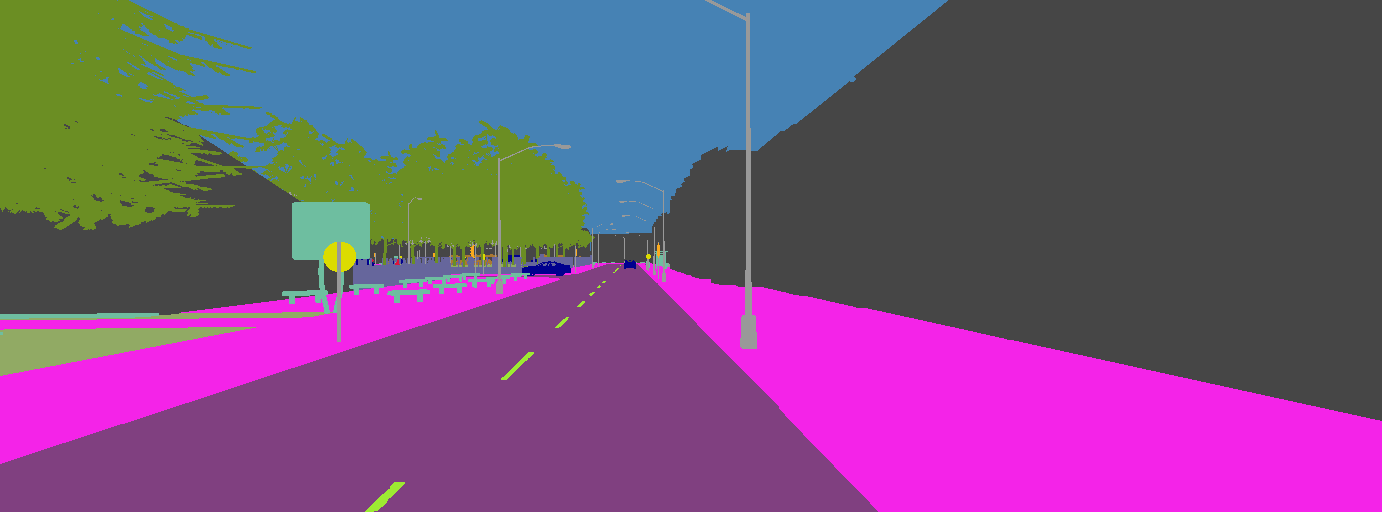
#> input picture test.png, 1382 x 512 px; its folder holds only this picture in this run
$ python -i yolov5_helper.py   (imports and definitions only)
#> lines starting #> are read from the running program, lines starting #| are printed output that depends on the picture; after the words box and inside, x2 and y2 are one past the last pixel; in counts of white or black regions, pixels touching at a corner belong together
#> further down, picture is the input picture: shape (512, 1382, 3); mean B, G, R 125.3, 81.5, 117.7
#> in check_color, `hsv = cv2.cvtColor(img, cv2.COLOR_BGR2HSV)`: hsv: shape (512, 1382, 3); mean H, S, V 76.1, 107.9, 139.2
#!/usr/bin/python3
import argparse
import os
import time

import cv2
import glob
import sys
from pathlib import Path
import numpy as np
import pandas as pd
import yaml


class YoloConfig:
    rectangle_pixels_min = 150
    color_pixels_min = 30


LABEL_DATAFRAME = pd.DataFrame(columns=['raw_value', 'color', 'coco_names_index'],
                               data=[
                                     # [ 4, (220, 20, 60), 0],
                                     [18, (250, 170, 30), 0],
                                    #  [12, (220, 220,  0), 80],
                                    # [5, (0, 0, 142), 0],
                                    # [5, (220, 20, 60), 1],
                                    # [5, (220, 220, 0), 2],
                                    # [5, (250, 170, 30), 3],
                                    # [18, (250, 170, 30), 4],
                                    # [12, (220, 220,  0), 5],
                               ])

TL_LIGHT_LABEL = {'DEFAULT': 9,
                  'RED': 82,
                  'GREEN': 81}
# TL_LIGHT_LABEL = {'DEFAULT': 0,
#                   'RED': 1,
#                   'GREEN': 2}

LABEL_COLORS = np.array([
    # (220, 20, 60),   # Pedestrian
    # (0, 0, 142),     # Vehicle
    # (220, 220, 0),   # TrafficSign -> COCO INDEX
    (250, 170, 30),  # TrafficLight
])

COCO_NAMES = ['person', 'bicycle', 'car', 'motorcycle', 'airplane', 'bus', 'train', 'truck', 'boat',
              'traffic light', 'fire hydrant', 'stop sign', 'parking meter', 'bench', 'bird', 'cat', 'dog',
              'horse', 'sheep', 'cow', 'elephant', 'bear', 'zebra', 'giraffe', 'backpack', 'umbrella',
              'handbag', 'tie', 'suitcase', 'frisbee', 'skis', 'snowboard', 'sports ball', 'kite',
              'baseball bat', 'baseball glove', 'skateboard', 'surfboard',
              'tennis racket', 'bottle', 'wine glass', 'cup', 'fork', 'knife', 'spoon', 'bowl', 'banana',
              'apple',
              'sandwich', 'orange', 'broccoli', 'carrot', 'hot dog', 'pizza', 'donut', 'cake', 'chair', 'couch',
              'potted plant', 'bed', 'dining table', 'toilet', 'tv', 'laptop', 'mouse', 'remote', 'keyboard',
              'cell phone',
              'microwave', 'oven', 'toaster', 'sink', 'refrigerator', 'book', 'clock', 'vase', 'scissors',
              'teddy bear',
              'hair drier', 'toothbrush', 'traffic sign', 'traffic light green', 'traffic light red']
TRACFFIC_LIGHTS = ['traffic light', "traffic light red", "traffic light green"]

def decrease_brightness(img, value=30):
#> called with value = 80
    h, s, v = cv2.split(img)
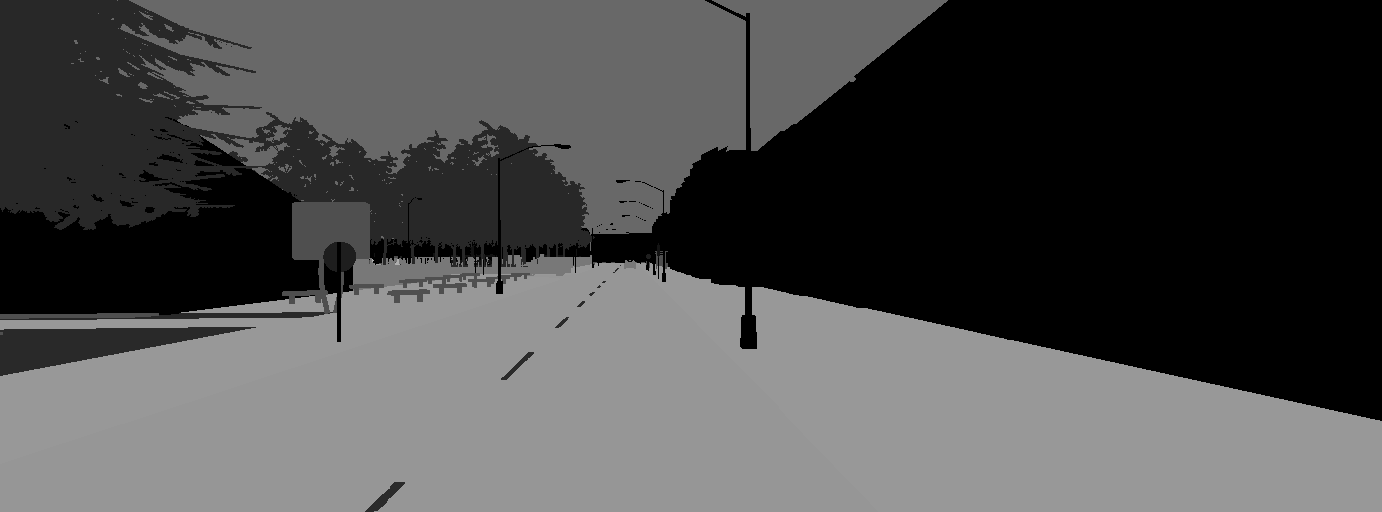
#> h: shape (512, 1382); min 0, max 174, mean 76.1
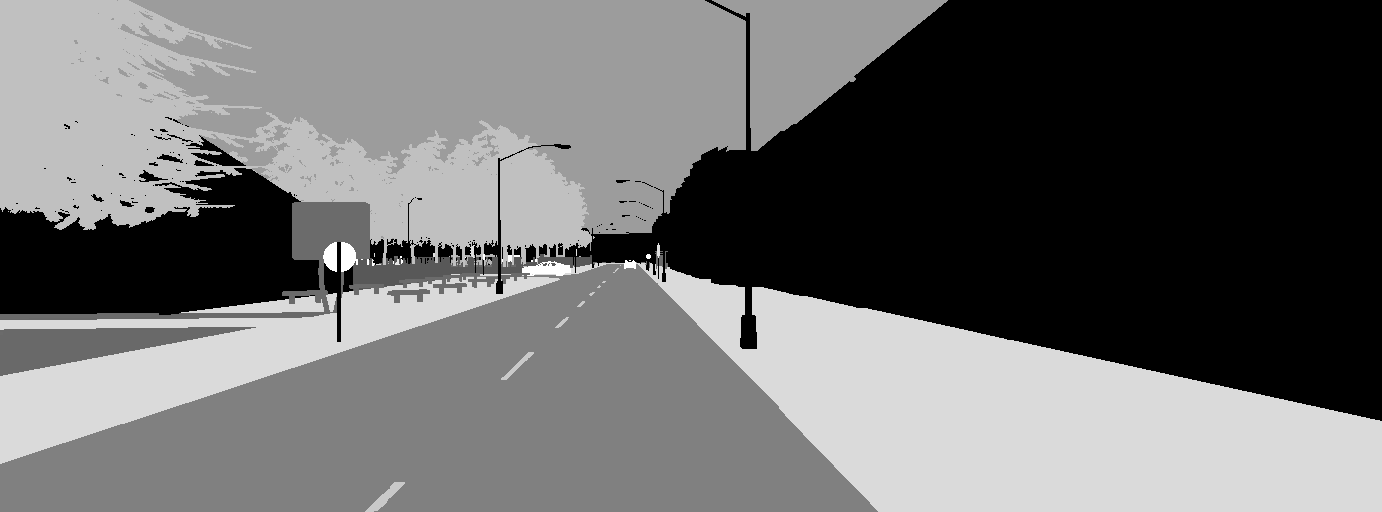
#> s: shape (512, 1382); min 0, max 255, mean 107.9
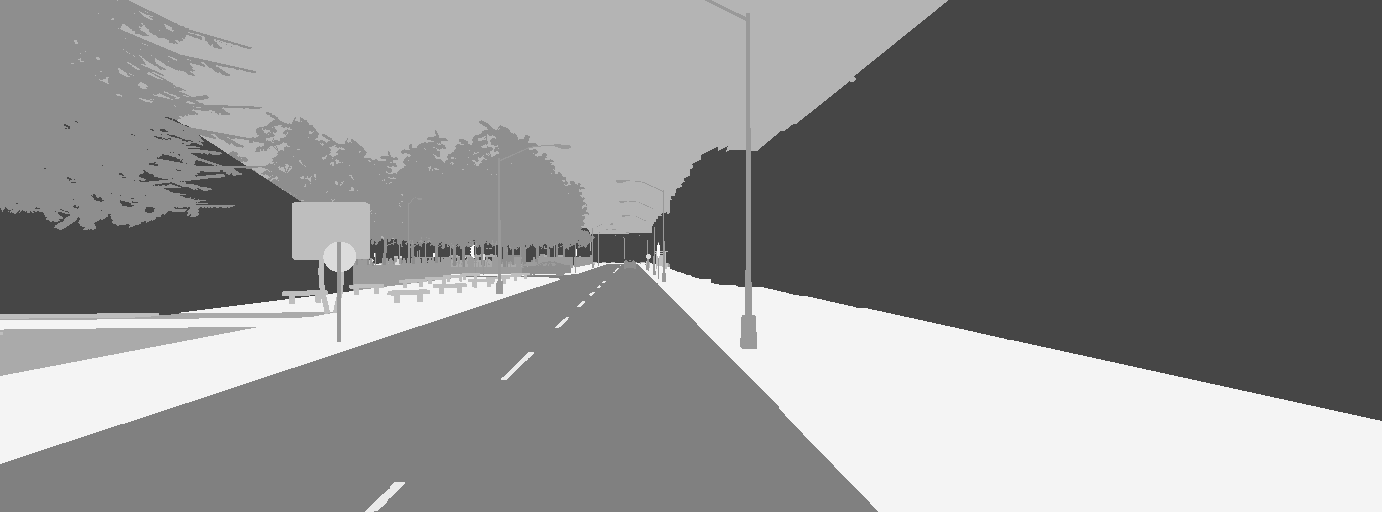
#> v: shape (512, 1382); min 70, max 250, mean 139.2
    lim = 0 + value
    v[v < lim] = lim
    v[v >= lim] -= lim
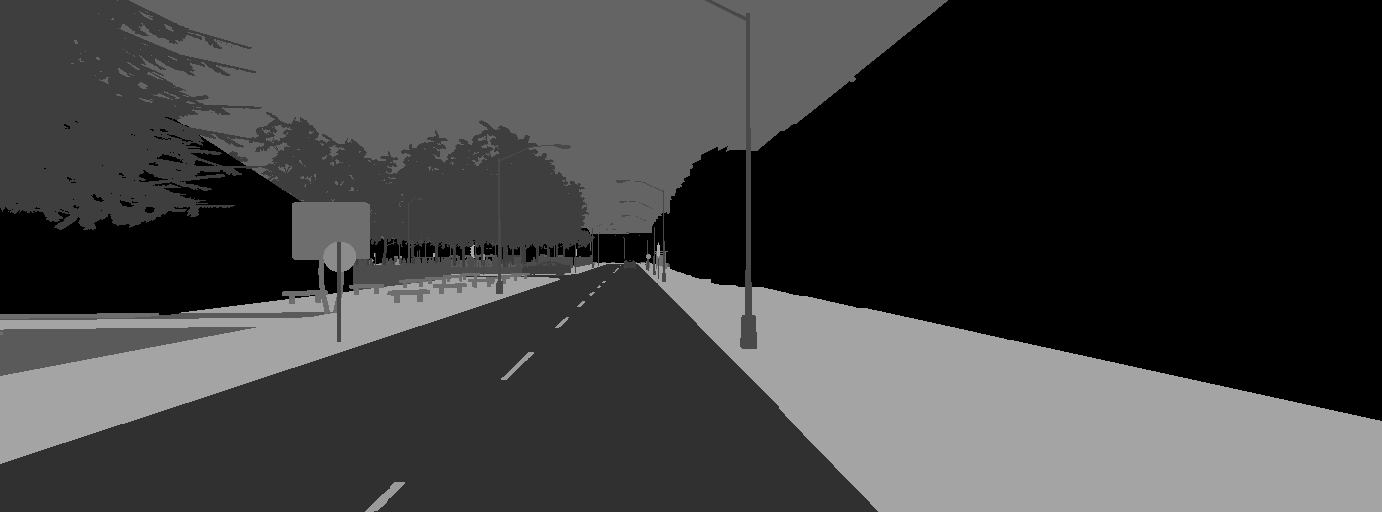
#> v: shape (512, 1382); min 0, max 170, mean 62.7
    final_hsv = cv2.merge((h, s, v))
#> final_hsv: shape (512, 1382, 3); mean H, S, V 76.1, 107.9, 62.7
    return final_hsv

def bound_car(img):
    hsv = cv2.cvtColor(img, cv2.COLOR_BGR2HSV)
    hsv_img = decrease_brightness(hsv, 80)


def check_color(img):
    hsv = cv2.cvtColor(img, cv2.COLOR_BGR2HSV)
    hsv_img = decrease_brightness(hsv, 80)

    red_min = np.array([0, 5, 150])
    red_max = np.array([15, 255, 255])
    red_min_2 = np.array([175, 5, 150])
    red_max_2 = np.array([180, 255, 255])

    yellow_min = np.array([25, 5, 150])
    yellow_max = np.array([35, 180, 255])

    green_min = np.array([35, 5, 150])
    green_max = np.array([90, 255, 255])

    red_thresh = cv2.inRange(hsv_img, red_min, red_max) + cv2.inRange(hsv_img, red_min_2, red_max_2)
#> red_thresh: shape (512, 1382); every value is 0
    yellow_thresh = cv2.inRange(hsv_img, yellow_min, yellow_max)
    green_thresh = cv2.inRange(hsv_img, green_min, green_max)
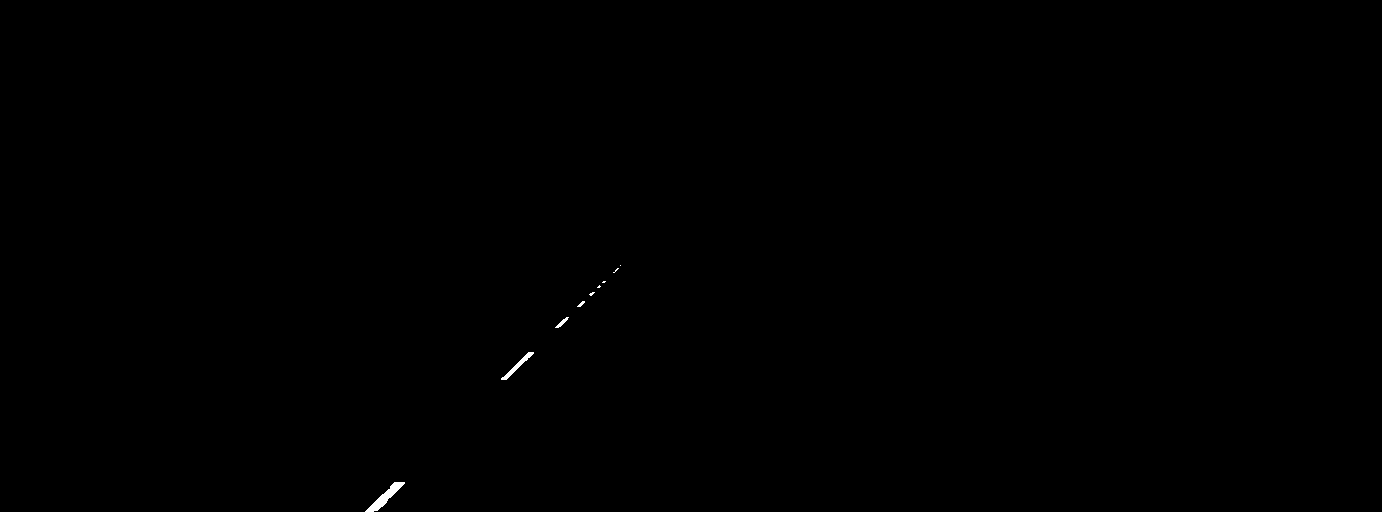
#> green_thresh: shape (512, 1382); 0.09% white; 9 white regions (5 under 20 px), largest, box (x1, y1, x2, y2) and area: (365, 482, 405, 512) 351, (501, 352, 534, 380) 177, (555, 317, 569, 328) 50, (577, 301, 585, 307) 23

    red_blur = cv2.medianBlur(red_thresh, 5)
    yellow_blur = cv2.medianBlur(yellow_thresh, 5)
    green_blur = cv2.medianBlur(green_thresh, 5)
#> green_blur: shape (512, 1382); 0.08% white; 4 white regions (1 under 20 px), largest, box (x1, y1, x2, y2) and area: (366, 482, 404, 512) 349, (503, 352, 533, 380) 167, (557, 318, 567, 327) 40

    red = cv2.countNonZero(red_blur)
#> red = 0
    yellow = cv2.countNonZero(yellow_blur)
#> yellow = 0
    green = cv2.countNonZero(green_blur)
#> green = 569

    light_color = max(red, green, yellow)
#> light_color = 569
    if light_color > YoloConfig.color_pixels_min:
        if light_color == red:
            return TL_LIGHT_LABEL["RED"]
        elif light_color == green:
            return TL_LIGHT_LABEL["GREEN"]
        else:
            return TL_LIGHT_LABEL["DEFAULT"]
    else:
        return TL_LIGHT_LABEL["DEFAULT"]


def write_yaml(output_path):
    os.makedirs(output_path, exist_ok=True)
    dict_file = {
        'path': 'yolo_dataset',
        'train': 'images/train',
        'val': 'images/train',
        'test': '',
        'nc': len(COCO_NAMES),
        'names': COCO_NAMES
    }
    with open(f"{output_path}/yolov5_carla.yaml", 'w') as file:
        yaml.dump(dict_file, file)


def write_image(output_path: str, frame_id: str, image_rgb: np.array):
    image_dir = f"{output_path}/yolo_dataset/images/train"
    os.makedirs(image_dir, exist_ok=True)
    cv2.imwrite(f"{image_dir}/{frame_id}.jpg", image_rgb)


def write_label(output_path: str, frame_id: str, labels: list):
    label_dir = f"{output_path}/yolo_dataset/labels/train"
    os.makedirs(label_dir, exist_ok=True)
    with open(f"{label_dir}/{frame_id}.txt", "w") as f:
        for label in labels:
            f.write(label)
            f.write('\n')


def get_filename_from_fullpath(fullpath: str) -> str:
    filename = os.path.splitext(os.path.basename(fullpath))[0]
    return filename


def check_id(rgb_img_path, seg_img_path):
    img_name = get_filename_from_fullpath(rgb_img_path)
    seg_name = get_filename_from_fullpath(seg_img_path)
    if img_name != seg_name:
        print("Img name error: {} {}".format(img_name, seg_name))
        return False
    else:
        return True

>>> import cv2
>>> picture = cv2.imread('../../test.png')
>>> result = check_color(picture)
#> result = 81
